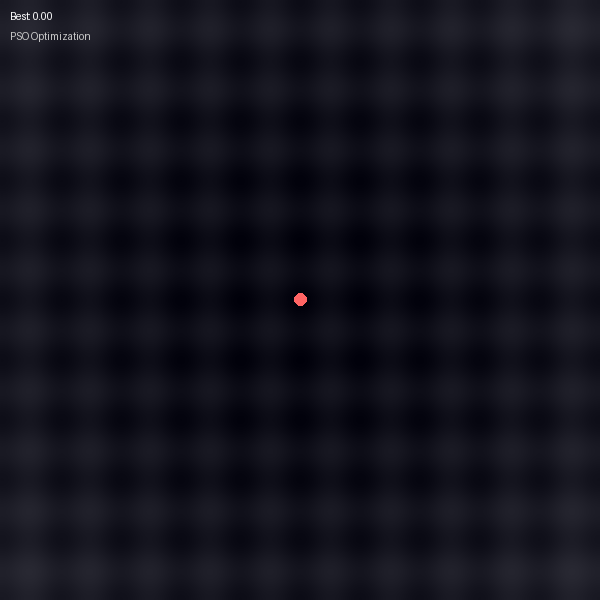

Here is the Python script that generated this plot:
"""
Swarm Intelligence - 粒子群优化 (PSO)

群体智能：简单个体通过局部互动解决复杂问题
应用：优化、路径规划、聚类

本实验演示 PSO 寻找函数最小值
"""

import numpy as np
from PIL import Image, ImageDraw
import random

def rastrigin(x, y):
    """Rastrigin 函数 - 多峰测试函数"""
    A = 10
    return A * 2 + (x**2 - A * np.cos(2*np.pi*x)) + (y**2 - A * np.cos(2*np.pi*y))

class Particle:
    def __init__(self, bounds):
        self.position = np.array([
            random.uniform(bounds[0], bounds[1]),
            random.uniform(bounds[0], bounds[1])
        ])
        self.velocity = np.array([
            random.uniform(-1, 1),
            random.uniform(-1, 1)
        ])
        self.best_position = self.position.copy()
        self.best_value = float('inf')
    
    def evaluate(self, objective_func):
        value = objective_func(self.position[0], self.position[1])
        if value < self.best_value:
            self.best_value = value
            self.best_position = self.position.copy()
        return value
    
    def update(self, global_best, w=0.5, c1=1.5, c2=1.5):
        r1, r2 = random.random(), random.random()
        self.velocity = (w * self.velocity +
                        c1 * r1 * (self.best_position - self.position) +
                        c2 * r2 * (global_best - self.position))
        self.position = self.position + self.velocity

class PSO:
    def __init__(self, n_particles=30, bounds=(-5, 5), max_iter=100):
        self.particles = [Particle(bounds) for _ in range(n_particles)]
        self.bounds = bounds
        self.max_iter = max_iter
        self.global_best = None
        self.global_best_value = float('inf')
        self.history = []
    
    def optimize(self, objective_func):
        for iteration in range(self.max_iter):
            for p in self.particles:
                value = p.evaluate(objective_func)
                if value < self.global_best_value:
                    self.global_best_value = value
                    self.global_best = p.position.copy()
            
            for p in self.particles:
                p.update(self.global_best)
            
            self.history.append({
                'iteration': iteration,
                'best_value': self.global_best_value,
                'positions': [p.position.copy() for p in self.particles]
            })
        
        return self.global_best, self.global_best_value

def visualize_pso(pso, output_path):
    """可视化 PSO 收敛过程"""
    SIZE = 600
    img = Image.new('RGB', (SIZE, SIZE), (15, 15, 25))
    draw = ImageDraw.Draw(img)
    
    # 绘制适应度地形（简化）
    for i in range(SIZE):
        for j in range(SIZE):
            x = -5 + i / SIZE * 10
            y = -5 + j / SIZE * 10
            val = rastrigin(x, y)
            # 归一化到 0-50
            intensity = min(50, int(val / 2))
            draw.point((i, j), fill=(intensity, intensity, intensity+10))
    
    # 绘制最终粒子位置
    for p in pso.particles:
        px = int((p.position[0] + 5) / 10 * SIZE)
        py = int((p.position[1] + 5) / 10 * SIZE)
        draw.ellipse([px-3, py-3, px+3, py+3], fill=(100, 255, 150))
    
    # 绘制全局最优
    if pso.global_best is not None:
        gx = int((pso.global_best[0] + 5) / 10 * SIZE)
        gy = int((pso.global_best[1] + 5) / 10 * SIZE)
        draw.ellipse([gx-6, gy-6, gx+6, gy+6], fill=(255, 100, 100))
    
    draw.text((10, 10), f"Best: {pso.global_best_value:.2f}", fill=(255,255,255))
    draw.text((10, 30), "PSO Optimization", fill=(200,200,200))
    
    img.save(output_path)
    print(f'Saved: {output_path}')

if __name__ == '__main__':
    output_dir = r'C:\Users\许耀仁\.openclaw\workspace\experiments'
    
    print('=== Swarm Intelligence (PSO) ===')
    
    pso = PSO(n_particles=30, bounds=(-5, 5), max_iter=100)
    best_pos, best_val = pso.optimize(rastrigin)
    
    print(f'Best position: {best_pos}')
    print(f'Best value: {best_val}')
    
    visualize_pso(pso, f'{output_dir}/swarm_intelligence.png')
    
    print('Done')
